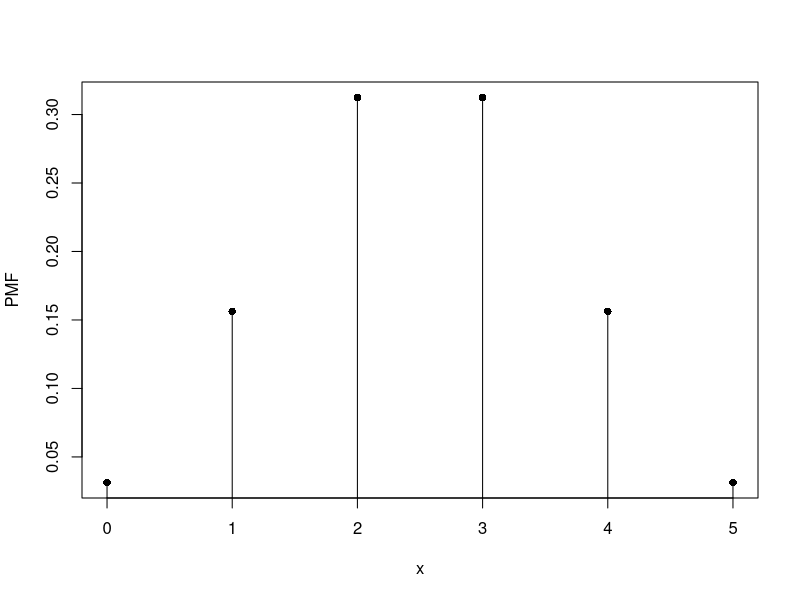
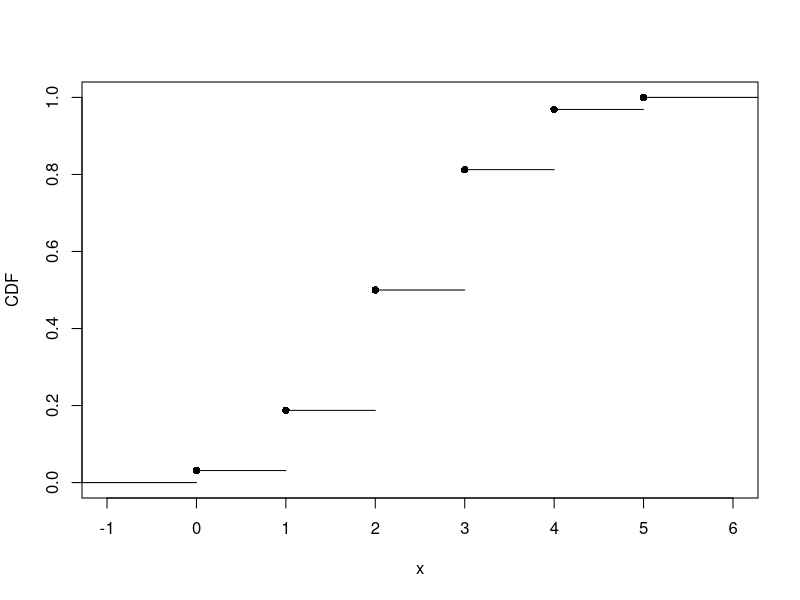
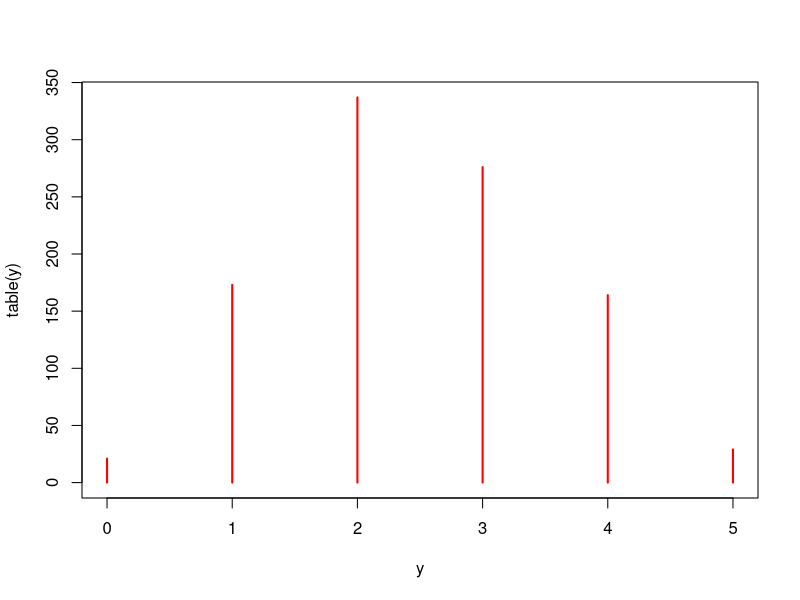
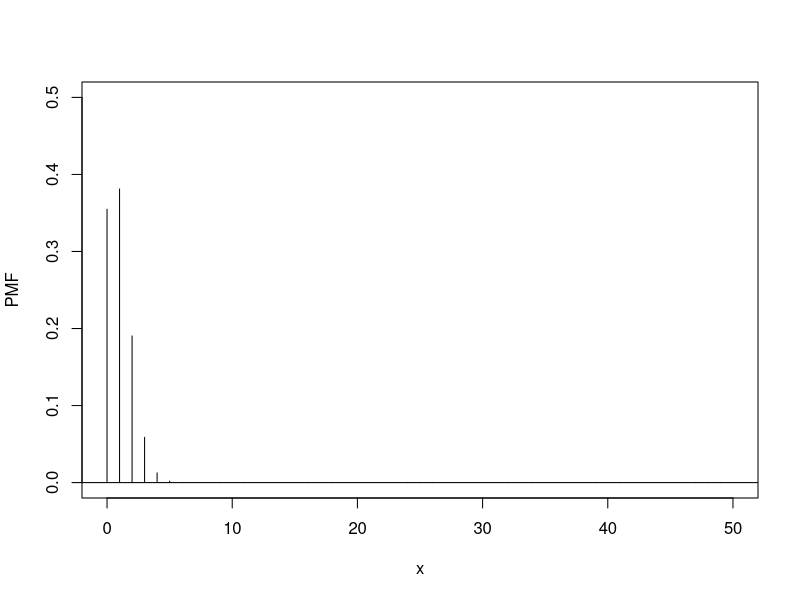
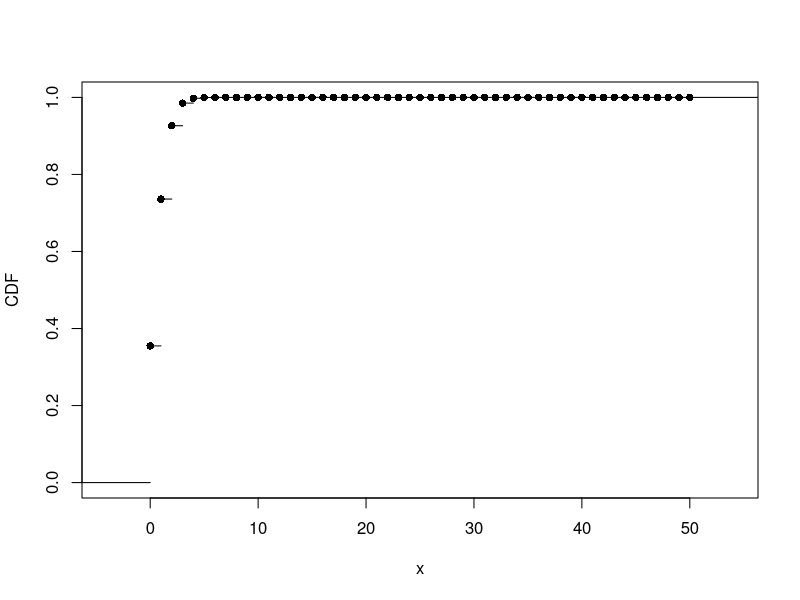
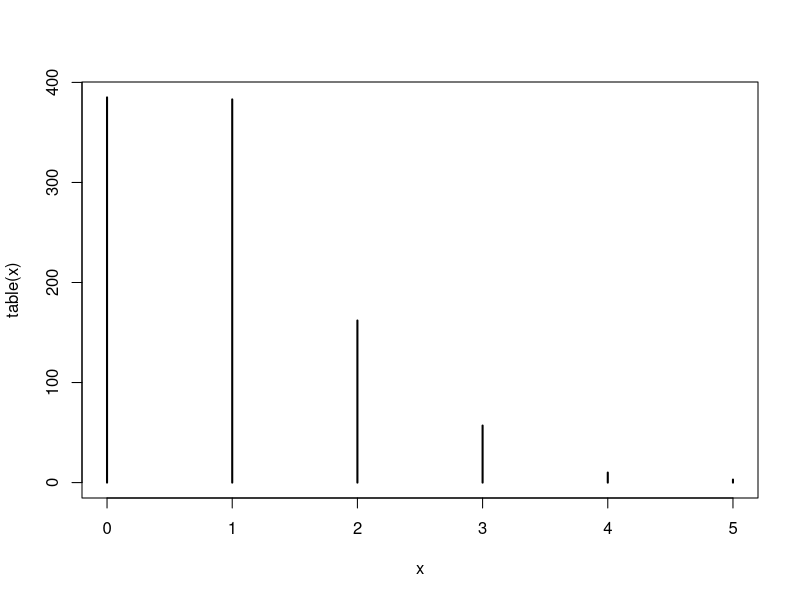
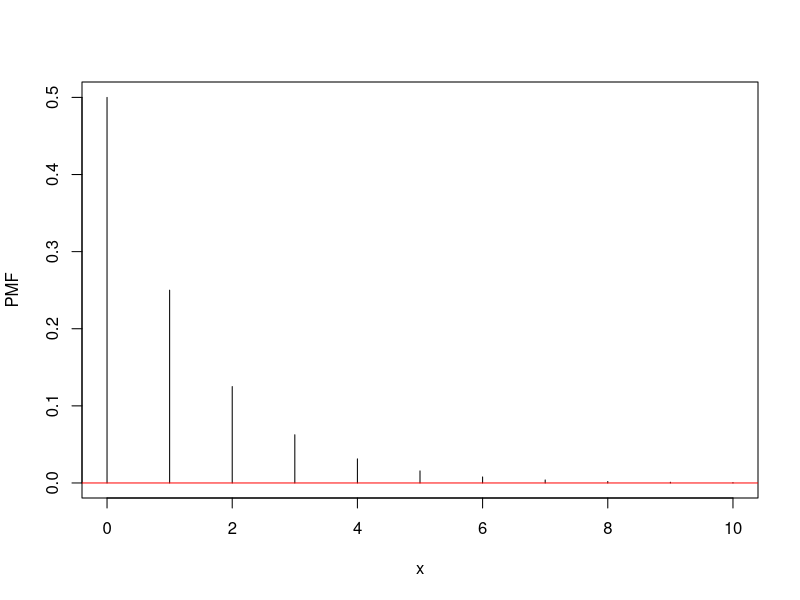
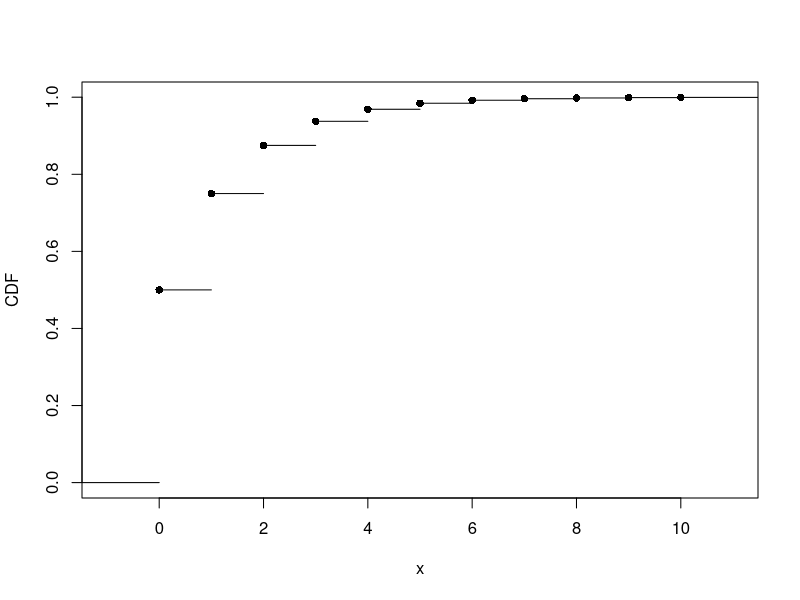

These figures' R source, in order: (Note: this script raises an error after producing the figures.)
#### 2. Discrete Distributions

#### 2.2. Random Variable Example—Number of Heads

x <- c(0, 1, 2, 3)
# same as x <- 0:3

f <- c(1/8, 3/8, 3/8, 1/8)

mu <- sum(x * f)
mu

sigmaSquare <- sum((x - mu)^2 * f)
sigmaSquare

sigma <- sqrt(sigmaSquare)
sigma

F <- cumsum(f)
F

for (i in 1:length(x)) {
  cat(sprintf("P[#Heads <= %d] = %.2f\n", x[i], F[i] ))
}
  


#### 2.3. Random Variable Example—Age of Students

ages <- c(21,25,27,23,21,21,25,25,21,27)
mean(ages)

ctable <- table(ages)
ctable

dframe <- as.data.frame(ctable)
dframe

x <- as.numeric(as.character(dframe$ages))
x

f <- dframe$Freq / (sum(dframe$Freq))
f

mu <- sum(x * f)
mu

F <- cumsum(f)
F

for (i in 1:length(x)) {
  cat(sprintf("P[Age <= %d] = %.2f\n", x[i], F[i] ))
}





#### 2.7. Bernoulli Trials

p <- 1/4
sample(0:1, size = 10, replace = TRUE, 
  prob = c(1 - p, p))

p <- 3/4
sample(0:1, size = 10, replace = TRUE, 
  prob = c(1 - p, p))

#### 2.10. Example Using R—Tossing 5 Coins

# Fair coin (Head as Success)
# X is the number of successes

n <- 5; p <- 1/2

# P(X = 3)   3 Heads
choose(n,3) * p^3 * (1 - p)^2

dbinom(3, size = n, prob = p)

# Distribution of all probabilities

dbinom(0:n, size = n, prob = p)

# P(X = 1), P(X = 5)

dbinom(c(1,5), size = n, prob = p)

# P(X <= 3)   at most 3 successes

sum(dbinom(0:3, size = n, prob = p))

# or

pbinom(3, size = n, prob = p)

# P(X > 3)  at least 4 successes

sum(dbinom(4:n, size = n, prob = p))

# Same as  1 - P(X <= 3)

1 - pbinom(3, size = n, prob = p)

# or

pbinom(3, size = n, prob = p, lower.tail = FALSE)

# Plot PMF

n = 5; p = 0.5;

pmf <- dbinom(0:n, size = n, prob = p)

plot(0:n, pmf, type = "h", xaxt = "n",
     main = "", xlab = "x", ylab = "PMF")
points(0:n, pmf, pch = 16)   
axis(side = 1, at = 0:n, labels = TRUE)
abline(h = 0, col="red")

# Expected value   n*p

sum(0:n * pmf)


# Plot CDF

cdf <- cumsum(pmf)
cdf

# or

cdf <- pbinom(0:n, size = n, prob = p)
cdf

# Insert a 0 at the beginning for step function

cdf <- c(0, cdf)
cdf

cdfplot <- stepfun(0:n, cdf)
plot(cdfplot, verticals = FALSE, pch = 16,
  main = "", xlab = "x", ylab = "CDF")
  

# Repeat plot with n = 100; p = 0.5
# Repeat plot with n = 100; p = 0.7
# Repeat plot with n = 100; p = 0.3



# Quantile values

pbinom(0:5, size=5, prob=1/2)

qbinom(0.8125, size=5, prob=1/2)
qbinom(0.25, size=5, prob=1/2)
qbinom(0.5, size=5, prob=1/2)

cdf <- pbinom(0:5, size=5, prob=1/2)
cdf

qbinom(cdf, size=5, prob=1/2)


# Random numbers from the distribution

rbinom(20, size=5, prob=1/2)

y <- rbinom(1000, size=5, prob=1/2)
table(y)

plot(table(y), type="h", col="red")





#### 2.12. Hypergeometric Distribution

## Without replacement

# PMF & CDF Example

M <- 5    # Of interest
N <- 3    # Not of interest
K <- 2    # Sample Size


# P(X = 1)   one item of interest out of 2

choose(M,1) * choose(N,1) / choose(M+N, 2)

dhyper(1, m = M, n = N, k = K)

# Distribution of all probabilities

pmf <- dhyper(0:K, m = M, n = N, k = K)
pmf

cdf <- phyper(0:K, m = M, n = N, k = K)
cdf
# same as  cdf <- cumsum(pmf)

#Quantile
qhyper(0.64, m = M, n = N, k = K)

# random numbers from the distribution

rhyper(20, m = M, n = N, k = K )




#### 2.13. Example Using R—Faulty Chips

M <- 20; N <- 980; K <- 50

# P(X = 2)  exactly 2 faulty chips

dhyper(2, m = M, n = N, k = K)

# P(X <= 2)   at most 2 faulty chips

sum(dhyper(0:2, m = M, n = N, k = K))
phyper(2, m = M, n = N, k = K)

# P(X > 2)   at least 3 faulty chips

1 - phyper(2, m = M, n = N, k = K)
# or
phyper(2, m = M, n = N, k = K, lower.tail = FALSE)


# Plot PMF
pmf <- dhyper(0:K, m = M, n = N, k = K)

plot(0:K,pmf,type="h",
  xlab="x",ylab="PMF",ylim=c(0,0.5))
abline(h=0)

# Expected value   K*M/(M+N)

sum(0:K * pmf)


# Plot CDF
cdf <- c(0, cumsum(pmf))
cdfplot <- stepfun(0:K, cdf)
plot(cdfplot, verticals = FALSE, pch = 16,
  main = "", xlab = "x", ylab = "CDF")

#
x <- rhyper(1000, m = M, n = N, k = K )
plot(table(x))





#### 2.14. Geometric Distribution

p <- 0.5

# P(X = 2)  first 2 are failures and then the success

(1-p)*(1-p)*p

dgeom(2, prob = p)

# P(X <= 2)   at most 2 failures

sum(dgeom(0:2, prob = p))
pgeom(2, prob = p)


# P(X > 2)   at least 3 failures

1 - pgeom(2, prob = p)
# or
pgeom(2, prob = p, lower.tail = FALSE)


# Distribution of all probabilities

pmf <- dgeom(0:10, prob = p)
pmf

#Plot PMF
plot(0:10,pmf,type="h",
  xlab="x",ylab="PMF")
abline(h=0, col="red")


# Expected value   (1-p)/p

sum(0:10 * pmf)



# Plot CDF
cdf <- c(0, cumsum(pmf))
cdfplot <- stepfun(0:10, cdf)
plot(cdfplot, verticals = FALSE, pch = 16,
     main = "", xlab = "x", ylab = "CDF")




#Quantile

pgeom(0:5, prob = p)

qgeom(0.75, prob = p)
qgeom(0.8, prob = p)


# random numbers from the distribution

rgeom(20, prob = p)

x <- rgeom(1000, prob = p)
plot(table(x))





#### 2.15. Negative Binomial Distribution

r <- 3  # Number of successes (fixed)
p <- 0.6

# P(X = 5)   five failures before getting 3 successes
# 2 successes in the first 7 attempts, 8th is success

choose(7, 2) * (p**r) * ((1-p)**5) 

dnbinom(5, size = r, prob = p)

# Distribution of probabilities

pmf <- dnbinom(0:10, size = r, prob = p)
pmf

#Plot PMF
plot(0:10,pmf,type="h",
  xlab="x",ylab="PMF", ylim = c(0, 0.2))
abline(h=0, col="red")

# Expected value   r * (1-p)/p

sum(0:20 * pmf)



# P(X <= 5)   at most 5 failures

sum(dnbinom(0:5, size = r, prob = p))

pnbinom(5, size = r, prob = p)

# P(X > 5)   at least 6 failures

1 - pnbinom(5, size = r, prob = p)

#or

pnbinom(5, size = r, prob = p, lower.tail = FALSE)


cdf <- c(0, cumsum(pmf))
cdf

cdfplot <- stepfun(0:10, cdf)
plot(cdfplot, verticals = FALSE, pch = 16,
  main = "", xlab = "x", ylab = "CDF")


# random numbers from the distribution

rnbinom(20, size = r, prob = p)

x <- rnbinom(1000, size = r, prob = p)
plot(table(x))




#### 2.16. Poisson Distribution

# Average of 8 patients in a given interval

# P(X = 6)

dpois(6, lambda=8)

# P(X <= 2)

sum(dpois(0:2, lambda=8))
#or
ppois(2, lambda=8)

# Between 5 and 10 inclusive

sum(dpois(5:10, lambda=8))

#  P(X <= 10) - P(X <= 4)

ppois(10, lambda=8) - ppois(4, lambda=8)
#or
diff(ppois(c(4,10), lambda=8))

# 
pmf <- dpois(0:40, lambda=8)
pmf

#Plot PMF
plot(0:40,pmf,type="h",
  xlab="x",ylab="PMF", ylim = c(0, 0.25))
abline(h=0, col="red")

# Expected value
sum(0:40 * pmf)


# Plot CDF

cdf <- c(0, cumsum(pmf))
cdf


cdfplot <- stepfun(0:10, cdf)
plot(cdfplot, verticals = FALSE, pch = 16,
     main = "", xlab = "x", ylab = "CDF")

# random numbers from this distribution

rpois(20, lambda = 8)

x <- rpois(1000, lambda = 8)
plot(table(x))



#### 2.4. Discrete Uniform Distribution

# Single Die

x <- 1:6
f <- rep(1/6, 6)

# Expected value

mu <- sum(x * f)
mu

sigmaSquare <- sum((x - mu)^2 * f)
sigmaSquare

# PMF and CDF example
m <- 6
dunif(1, max = m)

pmf <- dunif(1:m, max = m)
pmf

cdf <- punif(1:m, max = m)
cdf

#Plot PMF
plot(1:m, pmf, type="h",
     xlab="x",ylab="PMF", ylim = c(0, 0.2))
abline(h=0, col="red")

# Quantile
qunif(0.5, max=6)

# Generate Uniform Data

sample(6, size = 20, replace = TRUE)

sample(10:20, size = 5, replace = TRUE)

sample(c("H", "T"), size = 10, replace = TRUE)

# runif

runif(20, max = m)

runif(20, min = 1, max = m+1)

floor(runif(20, min = 1, max = m+1))

x <- floor(runif(6000, min = 1, max = m+1))
table(x)
plot(table(x))

# or

x <- sample(6, size = 6000, replace = TRUE)
table(x)
plot(table(x))


##############################

#### 3. Continuous Distributions

#### 3.1. Figure plot

par(mfrow=c(1,3))

x <- seq(-10,10,0.01)
pdf = dnorm(x,0,2)
plot(x, pdf, type="h", main="Normal Distribution",
  col="lightblue", xaxt="n", yaxt="n")

x <- seq(0,10,0.01)
pdf = dunif(x,0,10)
plot(x, pdf, type="h", main="Uniform Distribution",
 col="lightblue", xaxt="n", yaxt="n")

x <- seq(0,12,0.001)
pdf = dexp(x,0.4)
# Plot PDF
plot(x,pdf,type="h", main="Exponential Distribution",
  col="lightblue", xaxt="n", yaxt="n")
abline(h=0)

par(mfrow=c(1,1))

#### 3.3. Example 1 — Uniform Distribution

# Plot

x <- seq(0, 1, 0.001)
pdf <- dunif(x,0,1)

plot(x, pdf, type="h", main="Uniform Distribution",
 col="lightblue", xaxt="n", yaxt="n", ylim=c(0,1.5))

axis(side = 1, at = seq(0,1,by=0.1), labels = TRUE)
axis(side = 2, at = c(0,1), labels = TRUE)

##

# P(X <= 0.4)
punif(0.4, min=0, max=1)

# P(0.2 < X < 0.4)

punif(0.4, min=0, max=1) - punif(0.2, min=0, max=1)

#### 3.4. Example 2 — Uniform Distribution

1 - punif(5, min=2.5, max=6.5)
punif(5, min=2.5, max=6.5, lower.tail=FALSE)

#### 3.5. Normal Distribution

# Plots
x <- seq(-6,6,0.1)
pdf.1 = dnorm(x, mean = 0, sd = 0.5)
pdf.2 = dnorm(x, mean = 0, sd = 1)
pdf.3 = dnorm(x, mean = 0, sd = 2)

plot(x, pdf.1, type="l", col="green", xlim=c(-6,6))
lines(x, pdf.2, col="red")
lines(x, pdf.3, col="blue")


x1 <- seq(-7,1,0.1)
pdf.1 = dnorm(x1, mean = -3, sd = 1)

x2 <- seq(-4,4,0.1)
pdf.2 = dnorm(x2, mean = 0, sd = 1)

x3 <- seq(2,10,0.1)
pdf.3 = dnorm(x3, mean = 6, sd = 1)

plot(x1, pdf.1, type="l", col="green", xaxt="n", xlim=c(-8,12))
lines(x2, pdf.2, col="red")
lines(x3, pdf.3, col="blue")
axis(side = 1, at = seq(-8,12,by=2), labels = TRUE)

#### 3.6. Example—Normal Distribution
# Gestation example

x <- seq(212,320)
pdf <- dnorm(x, mean = 266, sd = 16)

plot(x, pdf, type="l", col="red", 
  xlim=c(212,320), ylim=c(0,0.03),
  xaxt="n", yaxt="n",
  main="Gestation Period", xlab="Days", ylab="PDF")
axis(side = 1, at = c(218,234,250,266,282,298,314), 
  labels = TRUE) 
axis(side = 2, at = c(0,0.01,0.02,0.03), 
  labels = TRUE) 

mu <- 266; sigma <- 16

pnorm(mu, mean = mu, sd = sigma)

pnorm(mu - 3*sigma, mean = mu, sd = sigma)

pnorm(mu + 3*sigma, mean = mu, sd = sigma) -
 pnorm(mu - 3*sigma, mean = mu, sd = sigma)
 
pnorm(mu + 2*sigma, mean = mu, sd = sigma) -
 pnorm(mu - 2*sigma, mean = mu, sd = sigma)

pnorm(mu + sigma, mean = mu, sd = sigma) -
 pnorm(mu - sigma, mean = mu, sd = sigma)
 

#CDF

x <- seq(212,320)
cdf <- pnorm(x, mean = 266, sd = 16)
plot(x, cdf, type="l", col="red", 
  xlim=c(212,320), ylim=c(0,1),
  xaxt="n",
  main="Gestation Period CDF", xlab="Days", ylab="CDF")
abline(h=0)
axis(side = 1, at = c(218,234,250,266,282,298,314), 
  labels = TRUE) 
  
  
#### 3.7. Standard Normal Distribution

x <- seq(-4,4,0.1)
pdf <- dnorm(x, mean = 0, sd = 1)

plot(x, pdf, type="l", col="red", xlim=c(-3,3))

cdf <- pnorm(x, mean = 0, sd = 1)
plot(x, cdf, type="l", col="red", xlim=c(-3,3))

100*(pnorm(c(1,2,3)) - pnorm(c(-1,-2,-3)))

#### 3.8. Normal Quantiles

qnorm(0.5, mean=0, sd=1)

qnorm(0.95, mean=80, sd=5)

qnorm(0.99, mean=80, sd=5)

### 3.9. Generating Random Numbers with Normal Distribution

y <- rnorm(20, mean = 80, sd = 5)

y <- rnorm(1000, mean = 80, sd = 5)
y <- round(y)
table(y)
plot(table(y), type="h")


###########################

#### 3.11. Example—Exponential Distribution

pexp(1/60, rate=20)


x <- seq(0,1, by=1/60)
pdf <- dexp(x, rate=20)

plot(x, pdf, type="l", col="red", 
   xlim=c(0,0.4))
abline(h=0)

cdf <- pexp(x, rate=20)
plot(x, cdf, type="l", col="red", 
   xlim=c(0,0.4))


#########################

##

#### 4.1. Random Variables

S <- rolldie(2, makespace = TRUE)
head(S, n = 2)
tail(S, n = 2)

# Method1 - with direct use of columns

S1 <- addrv(S, U = X1 + X2)

S1

Prob(S1, U == 7)
Prob(S1, U <= 6)
Prob(S1, U > 6)

# marginal distribution of the random variable

M1 <- marginal(S1, vars = "U")
M1

Prob(M1, U == 7)
Prob(M1, U <= 6)
Prob(M1, U > 6)

plot(probs ~ U, M1, type='h', col = 'red', lwd=10)


# with built-in function

S1 <- addrv(S, FUN = sum, name = "U")
S1

Prob(S1, U == 7)
Prob(S1, U <= 6)
Prob(S1, U > 6)

# marginal distribution of the random variable

M1 <- marginal(S1, vars = "U")
M1

Prob(M1, U == 7)
Prob(M1, U <= 6)
Prob(M1, U > 6)


#### 4.2. Multiple Random Variables

S1 <- addrv(S, FUN = max,
            invars = c("X1", "X2"), name = "V")
S2 <- addrv(S1, FUN = min,
            invars = c("X1", "X2"), name = "W")

head(S2, n = 3)
tail(S2, n = 3)

# marginal distribution of the random variable

M2 <- marginal(S2, vars = "V")
M2

plot(probs ~ V, M2, type='h', col = 'red', lwd=10)

M3 <- marginal(S2, vars = "W")
M3

plot(probs ~ W, M3, type='h', col = 'red', lwd=10)

# Joint marginal distribution

M4 <- marginal(S2, vars = c("V", "W"))
M4


#### 4.3. Random Variables with User-defined functions

S <- rolldie(2, makespace = TRUE)
head(S, n = 2)


mySum <- function (row) {
  return (row[1] + row[2])
}

S1 <- addrv(S, FUN = sum, name = "U")
S1

Prob(S1, U == 7)
Prob(S1, U <= 6)
Prob(S1, U > 6)

# marginal distribution of the random variable

M1 <- marginal(S1, vars = "U")
M1

Prob(M1, U == 7)
Prob(M1, U <= 6)
Prob(M1, U > 6)


# Coin toss example - number of heads

S <- tosscoin(3, makespace = TRUE)
head(S, n = 2)


countHeads <- function(row) {
  return (sum(row == "H"))
}

S1 <- addrv(S, FUN = countHeads, name = "U")
S1

Prob(S1, U == 2)
Prob(S1, U >= 2)


M1 <- marginal(S1, vars = "U")
M1

Prob(M1, U == 2)
Prob(M1, U >= 2)


## Coin toss example - first and last toss being heads

S <- tosscoin(3, makespace = TRUE)
head(S, n = 2)

S1 <- addrv(S, U = (toss1 == 'H' & toss2 == 'H'))
S1

Prob(S1, U == TRUE)

M1 <- marginal(S1, vars = "U")
M1

Prob(M1, U == TRUE)

# With user-defined function

firstAndLastHeads <- function (row) {
  return (row[1] == 'H' & row[3] == 'H')
}

S1 <- addrv(S, FUN = firstAndLastHeads, name = "U")
S1

Prob(S1, U == TRUE)

M1 <- marginal(S1, vars = "U")
M1

Prob(M1, U == TRUE)



